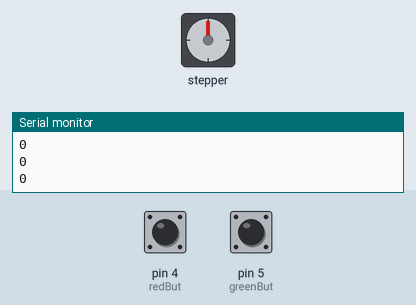
Recording of a sketch running on a simulated Arduino Uno, built with avr-gcc and run on an emulated ATmega328P. Parts: stepper motor, the last lines printed to the serial monitor. Wiring (inferred from the names in the program): stepper motor driver (200 steps per turn assumed): step pin 3; direction pin 2. Inputs (shaded band) come from the test bench; at power-on: pin 4 (redBut) HIGH, pin 5 (greenBut) HIGH.

Above: at 1.2 s.
1.3 s: pin 4 (redBut) pulled LOW for 1 s
At 3.0 s:
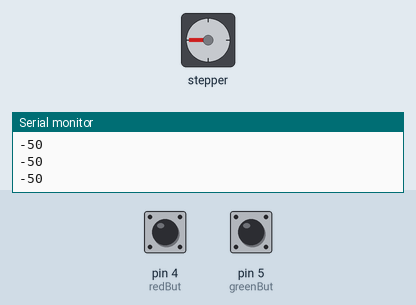
3.8 s: pin 5 (greenBut) pulled LOW for 3.2 s
At 7.9 s:
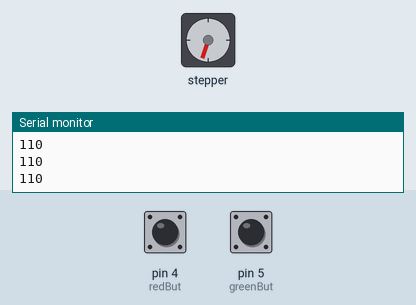
8.5 s: pin 5 (greenBut) pulled LOW for 0.15 s
At 9.8 s:
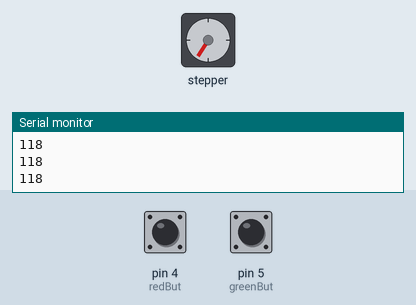
10.1 s: pin 4 (redBut) pulled LOW for 3.2 s
At 13.9 s:
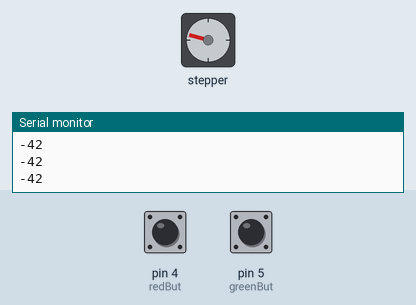
14.8 s: pin 4 (redBut) pulled LOW for 1 s
At 15.25 s:
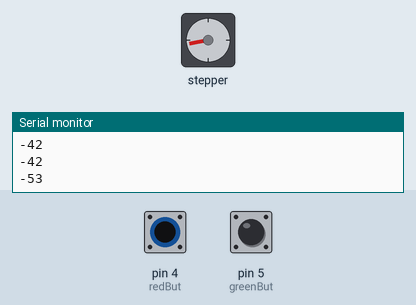
17.3 s: pin 4 (redBut) pulled LOW for 3.2 s
At 17.75 s:
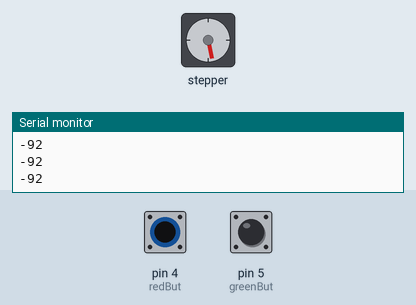
Timing chart, 0 to 22.0 s (numbered marks = the images above; inputs shaded):
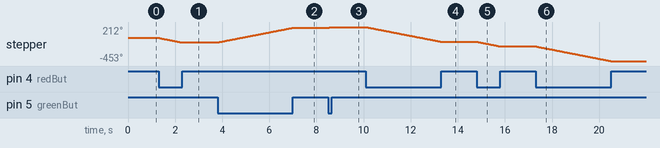

The sketch:

stepmotor.ino
```cpp
/*     Simple Stepper Motor Control Exaple Code
 *
 *  by Dejan Nedelkovski, www.HowToMechatronics.com
 *
 */
// defines pins numbers
const int stepPin = 3;
const int dirPin = 2;
const int greenBut = 5;
const int redBut=4;
int pauseDur = 10000;
float wirelength=0;
int numStep=0;
float coeff=1.0;
int i=0;


void setup() {
  pinMode(stepPin,OUTPUT);
  pinMode(dirPin,OUTPUT);
  // Set the pins for buttons to Inputs
  pinMode(greenBut, INPUT);
  pinMode(redBut, INPUT);
  // Set the data rate
  Serial.begin(9600);
}
void loop() {

  if (digitalRead(greenBut) == LOW)
  {
    digitalWrite(dirPin, HIGH); // CW direction
    digitalWrite(stepPin,HIGH);
    delayMicroseconds(pauseDur);
    digitalWrite(stepPin,LOW);
    delayMicroseconds(pauseDur);
    numStep=numStep+1;
  }

  if (digitalRead(redBut) == LOW)
  {
    digitalWrite(dirPin, LOW); // CCW direction
    digitalWrite(stepPin,HIGH);
    delayMicroseconds(pauseDur);
    digitalWrite(stepPin,LOW);
    delayMicroseconds(pauseDur);
    numStep=numStep-1;
  }


//  wirelength=numStep*coeff;

  i=i+1;
  if (i==100)
  {
//    Serial.println(String(numStep)+"  "+String(wirelength));
    Serial.println(String(numStep));
    i=0;
  }


}
```

Measured:
- after the input at 1.3 s, stepper: turns 90° counter-clockwise in 0.98 s, starting at once
- after the input at 3.8 s, stepper: turns 288° clockwise in 3.2 s, starting at once
- after the input at 8.5 s, stepper: turns 14° clockwise in 0.14 s, starting at once
- after the input at 10.1 s, stepper: turns 287° counter-clockwise in 3.2 s, starting at once
- after the input at 14.8 s, stepper: turns 90° counter-clockwise in 0.98 s, starting at once
- after the input at 17.3 s, stepper: turns 288° counter-clockwise in 3.2 s, starting at once
